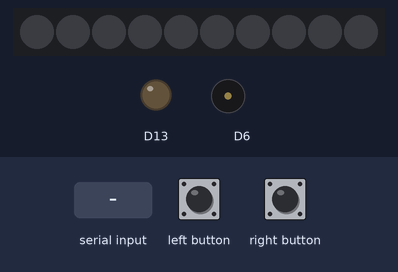
The sketch below on a simulated Adafruit Circuit Playground Express. Parts: 10 RGB LEDs in strip order, left to right, output pins drawn as LEDs (lit = HIGH), buzzer (waves = sounding). Inputs (shaded band) come from the test bench. Dim RGB values are drawn brighter than linear; what the sketch prints to the serial monitor is not drawn.

Above: at 1.2 s.
1.3 s: "9" received over Serial
At 2.5 s:
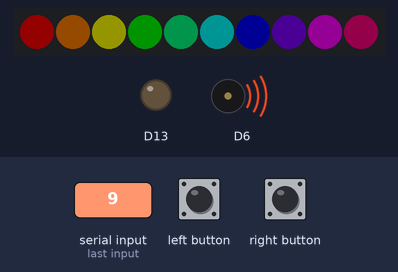
At 12.9 s:
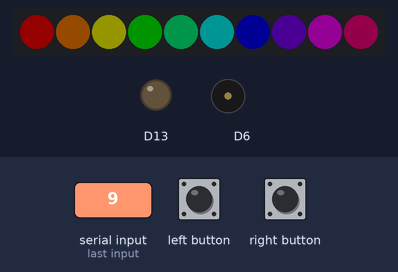
Timing chart, 0 to 13.2 s (numbered marks = the images above; inputs shaded):
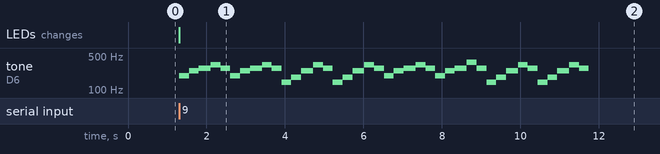

The sketch:

p2controller.ino
```cpp
#include <Adafruit_CircuitPlayground.h>

bool leftButtonPressed;
bool rightButtonPressed;
int incomingData;

void setup() {
  Serial.begin(9600);
  CircuitPlayground.begin();
}

void loop() {
  leftButtonPressed = CircuitPlayground.leftButton();
  rightButtonPressed = CircuitPlayground.rightButton();

  //Serial.print("Left Button: ");
  if (leftButtonPressed) {
    Serial.print(3);
    CircuitPlayground.clearPixels();
  } else {
    if (rightButtonPressed){
      Serial.print(4);
     } else {
     Serial.print(0);
    }
  }

  Serial.println();

  incomingData = Serial.read();


   if (incomingData == '5') {
  CircuitPlayground.setPixelColor(0,255,255,0);
  CircuitPlayground.setPixelColor(1,255,255,0);
  CircuitPlayground.setPixelColor(2,255,255,0);
  CircuitPlayground.setPixelColor(3,255,255,0);
  CircuitPlayground.setPixelColor(4,255,255,0);
  CircuitPlayground.setPixelColor(5,255,255,0);
  CircuitPlayground.setPixelColor(6,255,255,0);
  CircuitPlayground.setPixelColor(7,255,255,0);
  CircuitPlayground.setPixelColor(8,255,255,0);
  CircuitPlayground.setPixelColor(9,255,255,0);
  }

  if (incomingData == '6') {
  CircuitPlayground.clearPixels();
  }

   if (incomingData == '9') {

  CircuitPlayground.setPixelColor(0,255,0,0);
  CircuitPlayground.setPixelColor(1,255,127,0);
  CircuitPlayground.setPixelColor(2,255,255,0);
  CircuitPlayground.setPixelColor(3,0,255,0);
  CircuitPlayground.setPixelColor(4,0,255,127);
  CircuitPlayground.setPixelColor(5,0,255,255);
  CircuitPlayground.setPixelColor(6,0,0,255);
  CircuitPlayground.setPixelColor(7,127,0,255);
  CircuitPlayground.setPixelColor(8,255,0,255);
  CircuitPlayground.setPixelColor(9,255,0,127);

//BARS 1-2
  CircuitPlayground.playTone(196, 250);
  CircuitPlayground.playTone(246, 250);
  CircuitPlayground.playTone(277, 305);
  CircuitPlayground.playTone(329, 250);
  CircuitPlayground.playTone(277, 250);

  CircuitPlayground.playTone(196, 250);
  CircuitPlayground.playTone(246, 250);
  CircuitPlayground.playTone(277, 305);
  CircuitPlayground.playTone(329, 250);
  CircuitPlayground.playTone(277, 250);

  //BARS 2-4
  CircuitPlayground.playTone(146, 250);
  CircuitPlayground.playTone(185, 250);
  CircuitPlayground.playTone(246, 305);
  CircuitPlayground.playTone(329, 250);
  CircuitPlayground.playTone(277, 250);

  CircuitPlayground.playTone(146, 250);
  CircuitPlayground.playTone(185, 250);
  CircuitPlayground.playTone(246, 305);
  CircuitPlayground.playTone(329, 250);
  CircuitPlayground.playTone(277, 250);

  //BARS 4-6
  CircuitPlayground.playTone(196, 250);
  CircuitPlayground.playTone(246, 250);
  CircuitPlayground.playTone(277, 305);
  CircuitPlayground.playTone(329, 250);
  CircuitPlayground.playTone(277, 250);

  CircuitPlayground.playTone(196, 250);
  CircuitPlayground.playTone(246, 250);
  CircuitPlayground.playTone(277, 305);
  CircuitPlayground.playTone(369, 250);
  CircuitPlayground.playTone(277, 250);

  //BARS 6-8
  CircuitPlayground.playTone(146, 250);
  CircuitPlayground.playTone(185, 250);
  CircuitPlayground.playTone(246, 305);
  CircuitPlayground.playTone(329, 250);
  CircuitPlayground.playTone(277, 250);

  CircuitPlayground.playTone(146, 250);
  CircuitPlayground.playTone(185, 250);
  CircuitPlayground.playTone(246, 305);
  CircuitPlayground.playTone(329, 250);
  CircuitPlayground.playTone(277, 250);
  delay(50);
 }
   if (incomingData == '8') {

  CircuitPlayground.setPixelColor(0,0,0,255);
  CircuitPlayground.setPixelColor(1,0,0,255);
  CircuitPlayground.setPixelColor(2,0,0,255);
  CircuitPlayground.setPixelColor(3,0,0,255);
  CircuitPlayground.setPixelColor(4,0,0,255);
  CircuitPlayground.setPixelColor(5,0,0,255);
  CircuitPlayground.setPixelColor(6,0,0,255);
  CircuitPlayground.setPixelColor(7,0,0,255);
  CircuitPlayground.setPixelColor(8,0,0,255);
  CircuitPlayground.setPixelColor(9,0,0,255);

   //BARS 1-2
  CircuitPlayground.playTone(174,1900);

  //BARS 2-4
  CircuitPlayground.playTone(130,2000);

  //BARS 4-6
  CircuitPlayground.playTone(174,1000);
  CircuitPlayground.playTone(246,500);
  CircuitPlayground.playTone(196,500);

  //BARS 6-8
 CircuitPlayground.playTone(110,2000);
delay(50);
}

  delay(100);
}
```

Measured:
- after the input at 1.3 s, tone on D6: plays 196 Hz for 0.25 s, 246 Hz for 0.25 s, 277 Hz for 0.31 s, 329 Hz for 0.25 s, 277 Hz for 0.25 s, 196 Hz for 0.25 s … (40 notes in this stretch), starting at once; the LEDs: change at once (image 1)
